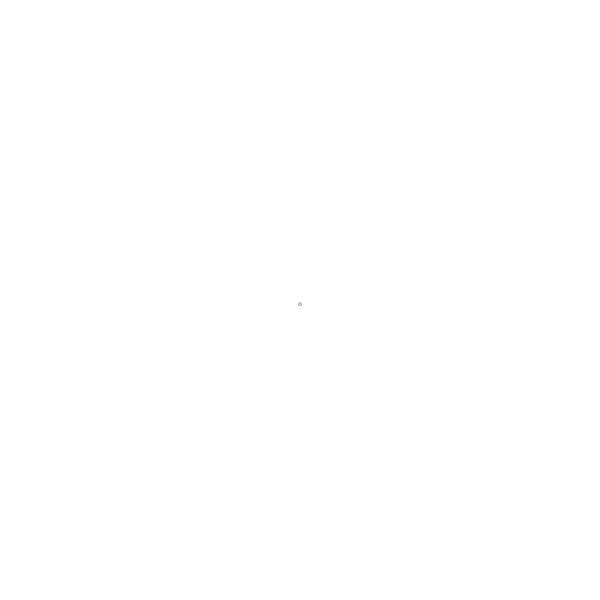
Frame 1 (no input)
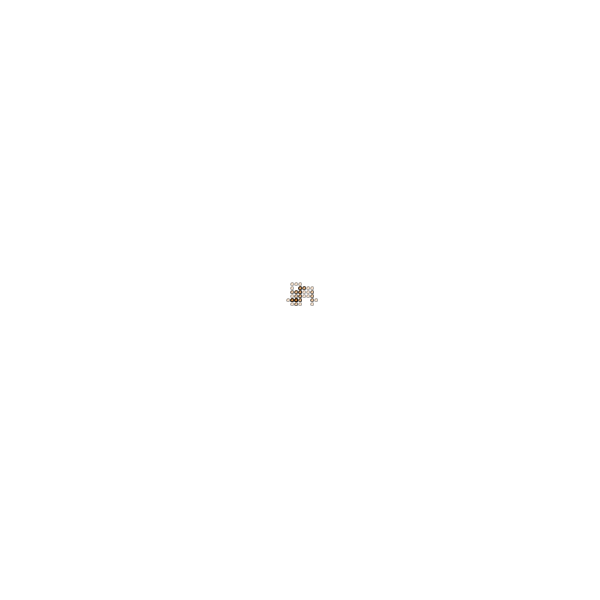
Frame 60 (the mouse pressed at the canvas centre just before this capture)
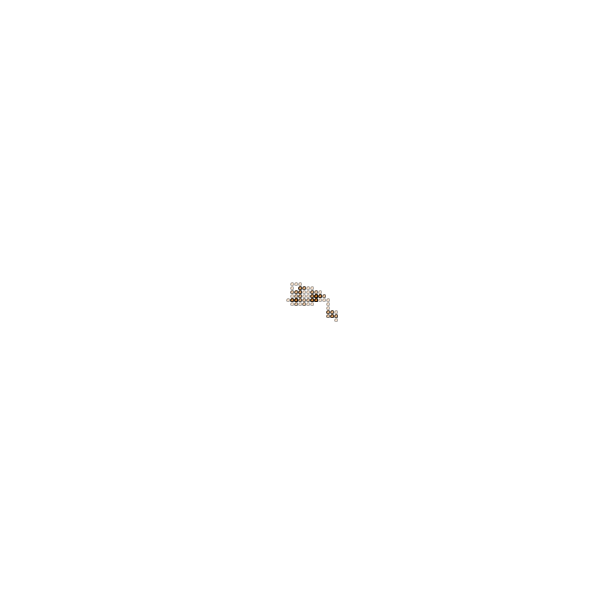
Frame 120 (the mouse held since frame 60 and released just before this capture)

The Processing sketch that drew these frames (run headless with seeded random() and noise(); from frame 60 on, the mouse is pressed at the canvas centre):

// Processing sketch: random_lattice_walk_2D
// ── random_lattice_walk_2D.pde

LatticeWalker2D w;

void setup(){
  size(600, 600);
  
  w = new LatticeWalker2D(4);
  background(255);
  
}


void draw(){
  w.walk();
  w.render();
  //noLoop();
}

// ── LatticeWalker2D.pde

class LatticeWalker2D{
  int x, y;
  int size = 2;
  
  // Constructer
  LatticeWalker2D(int psize){
    x = width/2;
    y = height/2;
    size = psize;
  }
  
  void render(){
    stroke(0, 75);
    fill(204, 102, 0, 50);
    circle(x,y, size-1);
  }
  
  void walk(){
    float dice = random(1);
    
    if (dice < 0.25){
      x+=size;
    } 
    else if (dice < 0.5){
      x-=size;
    }
    else if (dice < 0.75){
      y+=size;
    }
    else{
      y-=size;
    }
    
    x = constrain(x, 0, width-size);
    y = constrain(y, 0, height-size);
  }
  
}
